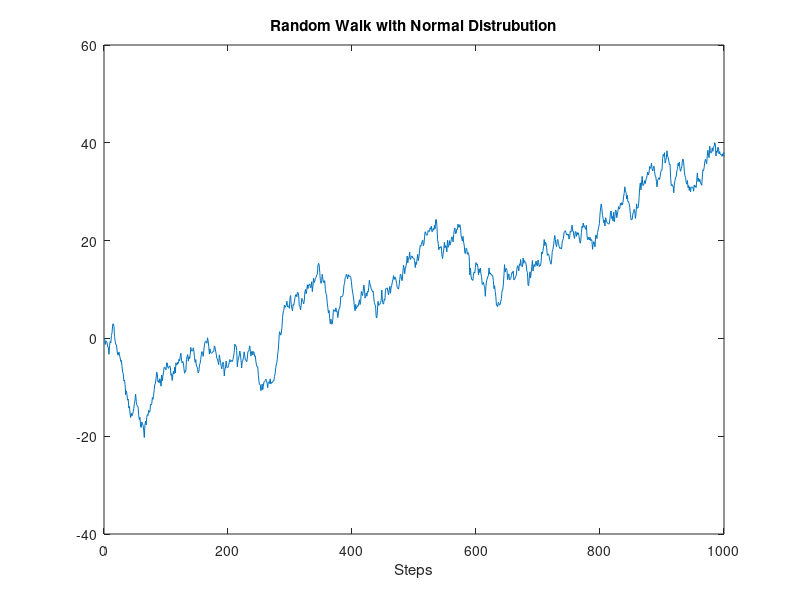
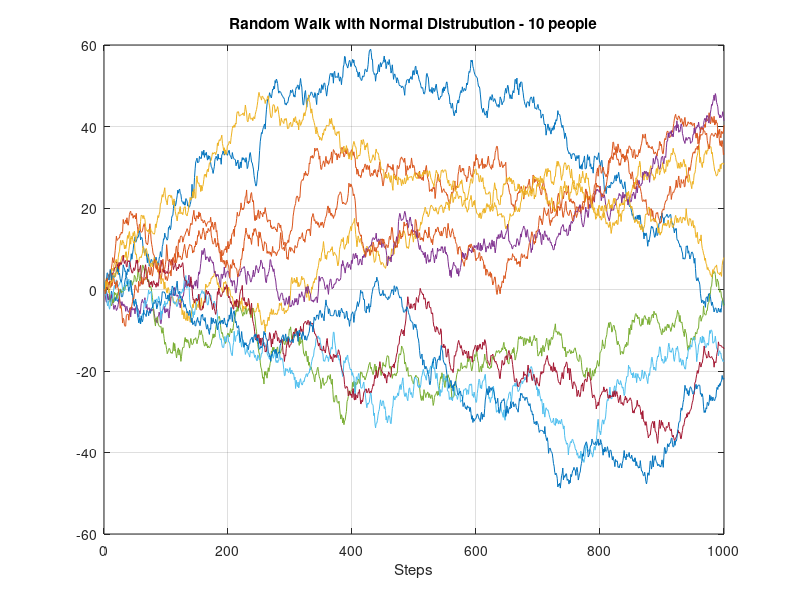
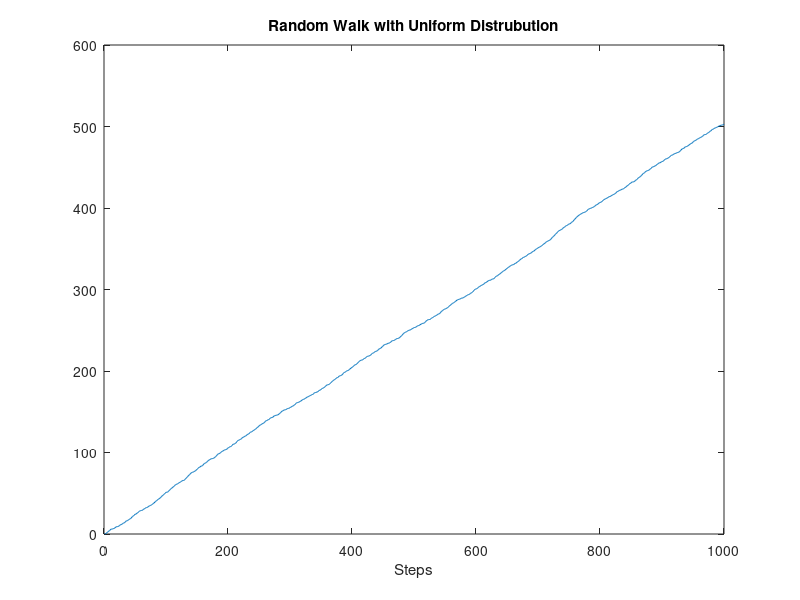
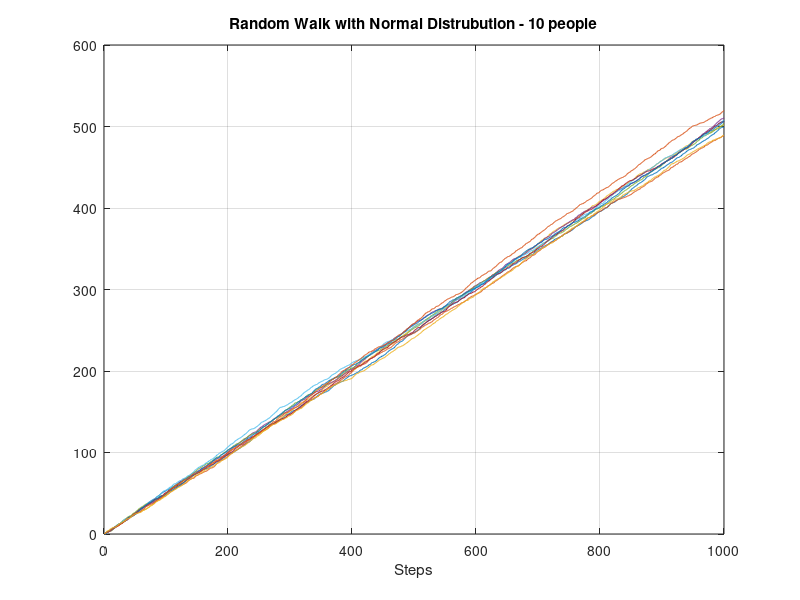

Reproduce these figures in MATLAB, in order.
%Matthew Moore
%Homework Assignment 2
%Random Walk

%Figure 1 is Normal Distribution - 1 person
%Figure 2 is Normal Distrubution - 10 people

%Figure 3 is Uniform Distriibution - 1 person
%Figure 4 is Uniform Distribution - 10 people

% Using NORMAL DISTRUBUTION, N(0,1) [Mean is 0, Standard Deviation is 1]
% make a random walk for 1000 steps. Imagine a drunk sailor walking home
%Plot this
clear all
mu = 0;
sigma = 1;
x = 0;
nmax = 1000;
for n = 1 : nmax-1
   x(n+1) = x(n)+(mu+sigma*randn);
end
figure(1)
plot(1:nmax,x)
title('Random Walk with Normal Distrubution')
xlabel('Steps')





%Repeat the first part 10 times and combine them all into one graph
%What do you observe and conclude?
all = 10;
for path = 1:all
   for n = 1:nmax-1
      x(n+1) = x(n)+(mu+sigma*randn); 
   end
   figure(2)
   plot(1:nmax,x)
   hold on
end
title('Random Walk with Normal Distrubution - 10 people')
xlabel('Steps')
grid on
hold off



%Plot a random walk for a drunk sailor by using UNIFORM DISTRIBUTION 
% over [0,1] for 1000 steps. Plot this.
mu2 = 0;
sigma2 = 1;
x2 = 0;
nmax2 = 1000;
for n = 1 : nmax2-1
   x2(n+1) = x2(n)+(mu2+sigma2*rand);
end
figure(3)
plot(1:nmax2,x2)
title('Random Walk with Uniform Distrubution')
xlabel('Steps')



%If you repeat the above process 10 times, combine them into 1 plot. 
% What do you observe and conclude.
for path = 1:all
   for n = 1:nmax2-1
      x2(n+1) = x2(n)+(mu2+sigma2*rand); 
   end
   figure(4)
   plot(1:nmax2,x2)
   hold on
end
title('Random Walk with Normal Distrubution - 10 people')
xlabel('Steps')
grid on
hold off
